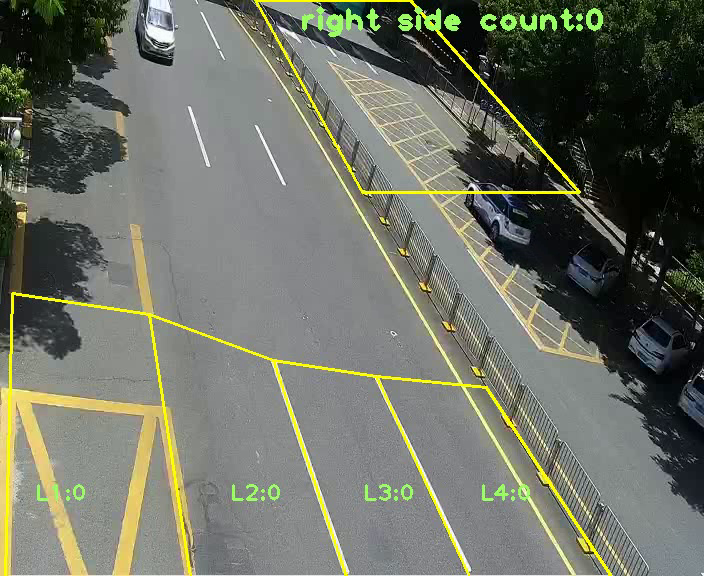
#> input picture frame 6 of save.avi, 704 x 576 px, given in place of saved.avi, which was not available
$ python main.py
#> lines starting #> are read from the running program, lines starting #| are printed output that depends on the picture; after the words box and inside, x2 and y2 are one past the last pixel; in counts of white or black regions, pixels touching at a corner belong together; pictures that were not available may be replaced by others from this repository, and a replacement may not be noted
### pers_warpper.py
import cv2
import numpy as np

def warp_frame_img(img, M, warpped_size):
    # warpping perspective
    processed = cv2.warpPerspective(img, M, warpped_size)
    return processed

# [11 lines left out: function warp_point, not called in this run]

### foreground.py
import cv2
import numpy as np


MIN_CONTOUR_WIDTH = 50
MIN_CONTOUR_HEIGHT = 50
SHADOW_THRED = 240

def get_object_to_track(frame, fgbg, kernel):
    #====================== get and filter foreground mask ================
    fgmask = fgbg.apply(frame)
    #==================================================================
    # Fill any small holes
    closing = cv2.morphologyEx(fgmask, cv2.MORPH_CLOSE, kernel)
    # Remove noise
    opening = cv2.morphologyEx(closing, cv2.MORPH_OPEN, kernel)
    # Dilate to merge adjacent blobs
    dilation = cv2.dilate(opening, kernel, iterations = 2)
    # threshold (remove grey shadows)
    dilation[dilation < SHADOW_THRED] = 0
    #=====================================================
    # min object size
    # Find the contours of any vehicles in the frame(dilation)
    contours = cv2.findContours(dilation, cv2.RETR_EXTERNAL, cv2.CHAIN_APPROX_SIMPLE)[0]
    # list for taking qualified centroids
    matches = []
    # for every contour getted, get their centroids
    for contour in contours:
        # kill small contours:
        (x, y, w, h) = cv2.boundingRect(contour)
        contour_valid = (w >= MIN_CONTOUR_WIDTH) and (h >= MIN_CONTOUR_HEIGHT)
        # if too small, go to next loop step
        if not contour_valid:
            continue
        # get qualified contour's centroid
        centroid = [[x + w/2, y + h/2]]
        matches.append(centroid)
    points_to_track = np.asarray(matches, dtype=np.float32)
    return dilation, points_to_track

### vehicle_counter.py
import math
import cv2
import numpy as np
from dividing_line import indetector, get_points_dis, get_dividing_line
from pers_warpper import warp_point

# ============================================================================

CAR_COLOURS = [ (0,0,255), (0,106,255), (0,216,255), (0,255,182), (0,255,76)
    , (144,255,0), (255,255,0), (255,148,0), (255,0,178), (220,0,255) ]

# ============================================================================
# class for each vehicle
class Vehicle(object):
    # [8 lines left out: function __init__, not called in this run]

    # func for recording new position and update last seen frame
    def add_position(self, new_position):
        self.positions.append(new_position)
        self.frames_since_seen = 0

    # func for warp position point:
    def warp_position(self, M):
        self.warpped_positions.append(warp_point(self.positions[-1],M))

    # func for calculate vehicle speed
    # [32 lines left out: functions get_step_speed, draw, not called in this run]


# ============================================================================
# class for counting the vehicles
class VehicleCounter(object):
    def __init__(self, shape, detector):
        self.height, self.width = shape # frame size
        self.detector = detector  # virtual loop position ((x1,y1),(x4,y4))
        self.vehicles = []
        self.next_vehicle_id = 0
        self.max_unseen_frames = 7 # when vehicle's frames_since_seen exceed this threshold, remove that vehicle
        self.r_vehicle_count = 0
        self.l1_vehicle_count = 0
        self.l2_vehicle_count = 0
        self.l3_vehicle_count = 0
        self.l4_vehicle_count = 0

    # if func has no 'self' argument, must @staticmethod, otherwise there will be something wrong with argument number
    # [21 lines left out: functions update_single_vehicle, update_all_vehicles, not called in this run]

    def update_count(self):
        # Count any uncounted vehicles that have past the detector
        for vehicle in self.vehicles:
            # judge direction:
            if vehicle.direction == "right":
                if not vehicle.counted and indetector(self.detector[-1], vehicle.positions[-1]):
                    self.r_vehicle_count += 1
                    vehicle.counted = True
            if vehicle.direction == "left":
                if not vehicle.counted:
                    if indetector(self.detector[0], vehicle.positions[-1]):
                        self.l1_vehicle_count += 1
                        vehicle.counted = True
                    elif indetector(self.detector[1], vehicle.positions[-1]):
                        self.l2_vehicle_count += 1
                        vehicle.counted = True
                    elif indetector(self.detector[2], vehicle.positions[-1]):
                        self.l3_vehicle_count += 1
                        vehicle.counted = True
                    elif indetector(self.detector[3], vehicle.positions[-1]):
                        self.l4_vehicle_count += 1
                        vehicle.counted = True

    # [36 lines left out: functions draw_all_vehicles, find_if_a_new_vehicle, creat_a_new_vehicle, not called in this run]
# ============================================================================

### dividing_line.py
import cv2
import numpy as np
import math
from shapely.geometry import Point
from shapely.geometry.polygon import Polygon

def indetector(detector, point):
    polygon = Polygon(detector)
    return polygon.contains(Point(point))

def get_dividing_line(p1, p2):
    #dividing line equition:
    k = (p1[1]-p2[1])/(p1[0]-p2[0])
    b = p1[1] - p1[0]*k
    return k, b

def draw_lane_lines(frame, lane_detector_list, counter):
    # show detectors
    for detector in lane_detector_list:
        cv2.polylines(frame, [np.int32(detector)], True, (0,255,255), 2)
    # show counter text
    cv2.putText(frame, "L1:{}".format(counter.l1_vehicle_count), (35, 500), cv2.FONT_HERSHEY_PLAIN, 1.5, (100, 255, 155), 2)
    cv2.putText(frame, "L2:{}".format(counter.l2_vehicle_count), (230, 500), cv2.FONT_HERSHEY_PLAIN, 1.5, (100, 255, 155), 2)
    cv2.putText(frame, "L3:{}".format(counter.l3_vehicle_count), (363, 500), cv2.FONT_HERSHEY_PLAIN, 1.5, (100, 255, 155), 2)
    cv2.putText(frame, "L4:{}".format(counter.l4_vehicle_count), (480, 500), cv2.FONT_HERSHEY_PLAIN, 1.5, (100, 255, 155), 2)
    cv2.putText(frame, "right side count:{}".format(counter.r_vehicle_count), (300, 30), cv2.FONT_HERSHEY_PLAIN, 2, (100, 255, 155), 3)

def get_points_dis(point1, point2):
    return math.sqrt((point1[0]-point2[0])**2 + (point1[1]-point2[1])**2)

### main.py
import cv2
import numpy as np
import math
from foreground import get_object_to_track
from vehicle_counter import Vehicle, VehicleCounter
from dividing_line import get_dividing_line, draw_lane_lines, get_points_dis
from pers_warpper import warp_frame_img
from datetime import datetime

VIDEO = "saved.avi"

cap = cv2.VideoCapture(VIDEO)

# # for video writing
# fourcc = cv2.VideoWriter_fourcc(*'XVID')
# out = cv2.VideoWriter('save.avi',fourcc,30.0,(704,576))

# init lines
# right rectangle detector:
RIGHT_DETECTOR = [ (255,0), (410,0), (579,192), (362,192) ]
# left rectangle detectors:
# detector1:
LD1 = [ (12,293), (149,314), (190, 576), (5, 576) ]
# detector2:
LD2 = [ (149,314), (273,360), (346,576), (190,576) ]
# detector3:
LD3 = [ (273,360), (376,376), (469,576), (346,576) ]
# detector4:
LD4 = [ (376,376), (486,387), (611,576), (469,576) ]
# all detectors, be aware of order:
LANE_DETECTORS = [ LD1, LD2, LD3, LD4, RIGHT_DETECTOR ]

# get perspective tansformation matrix
ORIGINAL_POINTS = np.float32([(0,200), (458,283), (651,576), (0,510)])
DESTINATION_POINTS = np.float32([(0,0), (600,0), (600,400), (0,400)])
M = cv2.getPerspectiveTransform(ORIGINAL_POINTS, DESTINATION_POINTS)
M_PER_PIXLE = 4.56/260


def main_loop():
    # foreground utils
    fgbg = cv2.createBackgroundSubtractorMOG2(history=500, detectShadows=True) # filter model detec gery shadows for removing
    # filter kernel for denoising:
    kernel = cv2.getStructuringElement(cv2.MORPH_ELLIPSE, (2, 2))
    # init previous frame:
    ret, previous_frame = cap.read()
#> previous_frame is the input picture: shape (576, 704, 3); mean B, G, R 100.2, 112.7, 109.4
    # convert to gray:
    previous_frame = cv2.cvtColor(previous_frame, cv2.COLOR_BGR2GRAY)
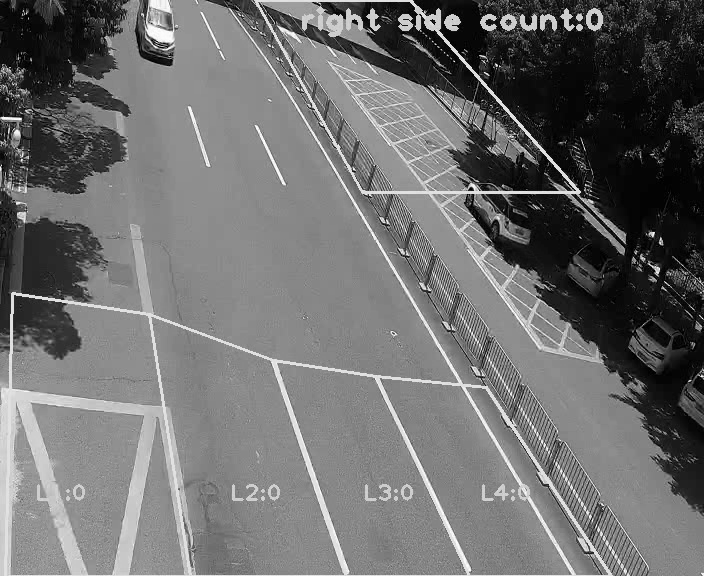
#> previous_frame: shape (576, 704); min 0, max 255, mean 110.3
    # Parameters for lucas kanade optical flow
    lk_params = dict( winSize  = (15,15),
                    maxLevel = 2,
                    criteria = (cv2.TERM_CRITERIA_EPS | cv2.TERM_CRITERIA_COUNT, 10, 0.03) )
    frameID = 0
    # list for storing new and old points:
    calculated_points = []
    previous_obj_points = []
    slope, b = get_dividing_line((255,0),(651,576))
    count = 0
    # vehicle counter obj
    counter = None
    now_time = datetime.now()
    # main loop:
    while True:
        if frameID > 0:
            previous_time = now_time
            now_time = datetime.now()
            time_since_last_frame = (now_time - previous_time).total_seconds()
        ret, frame = cap.read()
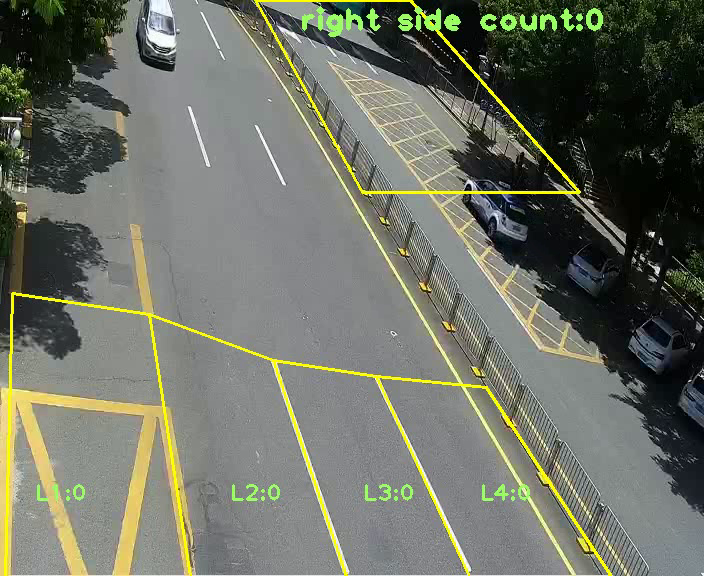
#> input picture frame 7 of save.avi, 704 x 576 px, given in place of saved.avi, which was not available
#> frame is the input picture: shape (576, 704, 3); mean B, G, R 100.2, 112.7, 109.4
        if not ret:
            break
        # get warpped frame
        warpped_frame = warp_frame_img(frame, M, (600,400))
#> in warp_frame_img, `processed = cv2.warpPerspective(img, M, warpped_size)`:
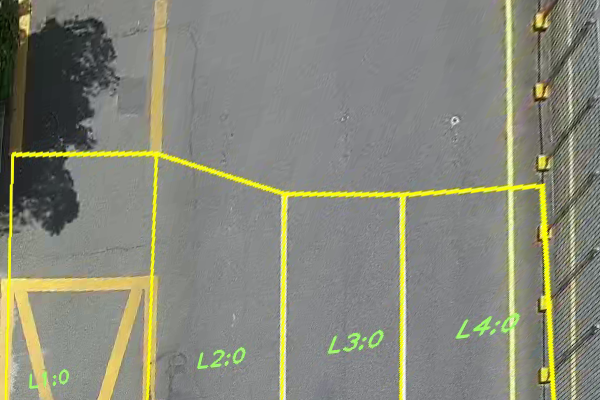
#> processed: shape (400, 600, 3); mean B, G, R 121.5, 135.3, 134.2
        # copy original frame
        original_frame = frame.copy()
        # convert to gray for LK flow calculating
        gray_frame = cv2.cvtColor(frame, cv2.COLOR_BGR2GRAY)
        # creat VehicleCounter class object counter at first frame
        if counter is None:
            # We do this here, so that we can initialize with actual frame size
            counter = VehicleCounter(original_frame.shape[:2], LANE_DETECTORS)
        # ==========================================================================================
        # only do LK flow when there is points in the last frame
        if len(previous_obj_points) > 0:
            # LK calculated_points and previous_obj_points are co-responding for each vehicle
            calculated_points, st, err = cv2.calcOpticalFlowPyrLK(previous_frame, gray_frame, previous_obj_points, None, **lk_params)
        if len(counter.vehicles) > 0:
            # update all vehicles:
            counter.update_all_vehicles(calculated_points, M, M_PER_PIXLE, time_since_last_frame)
            # draw:
            counter.draw_all_vehicles(original_frame, warpped_frame)
        # get fg objects
        fg, frame_objects = get_object_to_track(frame, fgbg, kernel)
#> in get_object_to_track, `fgmask = fgbg.apply(frame)`:
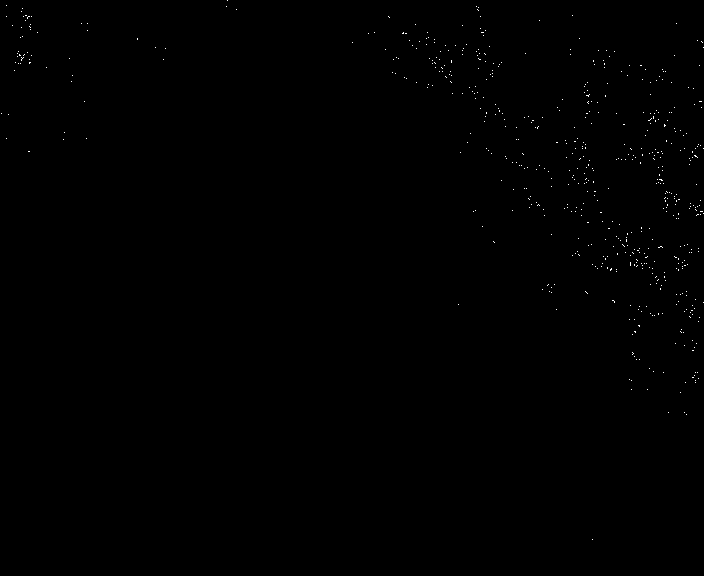
#> fgmask: shape (576, 704); values 127 (black) and 255 (white), 0.18% white in thin lines or dots
#> in get_object_to_track, `closing = cv2.morphologyEx(fgmask, cv2.MORPH_CLOSE, kernel)`:
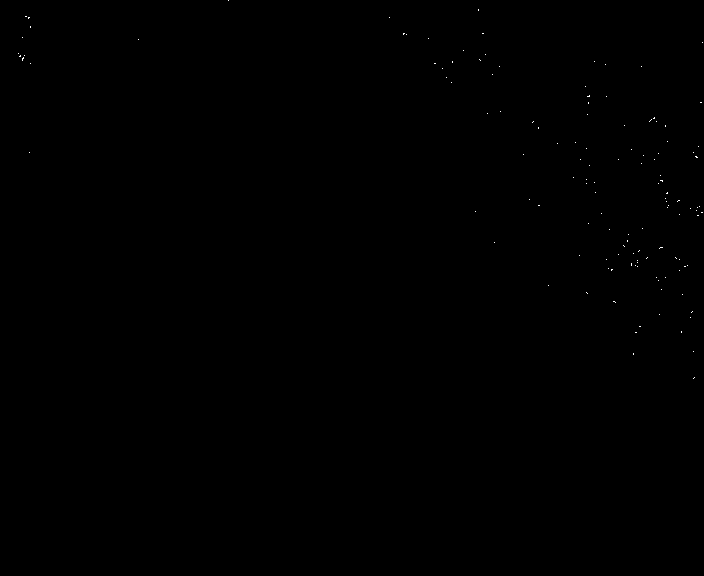
#> closing: shape (576, 704); values 127 (black) and 255 (white), 0.05% white in thin lines or dots, all inside (x1, y1, x2, y2) = (18, 0, 703, 379)
#> in get_object_to_track, `contours = cv2.findContours(dilation, cv2.RETR_EXTERNAL, cv2.CHAIN_APP..`: contours = 4 contours, all with area under 20
#> the loop in get_object_to_track, `for contour in contours:` made 4 passes
#> (contour, x, y, w, h) on passes 1 to 3: ([[667, 193], [667, 196], [670, 193]], 667, 193, 4, 4), ([[654, 118], [654, 121], [657, 118]], 654, 118, 4, 4), ([[589, 96], [589, 99], [592, 96]], 589, 96, 4, 4)
#> after the loop in get_object_to_track, `for contour in contours:`: matches = []
#> in get_object_to_track, `points_to_track = np.asarray(matches, dtype=np.float32)`: points_to_track = empty array
#> frame_objects = empty array
        # check if there are new vehicles come out:
        if len(frame_objects) > 0:
            for obj in frame_objects:
                flag = counter.find_if_a_new_vehicle(obj, calculated_points)
                if flag == 'yes':
                    counter.creat_a_new_vehicle(obj, slope, b, M)
        # update count
        counter.update_count()
        # show detectors and counts
        draw_lane_lines(original_frame, LANE_DETECTORS, counter)
#> in draw_lane_lines, `cv2.putText(frame, "right side count:{}".format(counter.r_vehicle_coun..`:
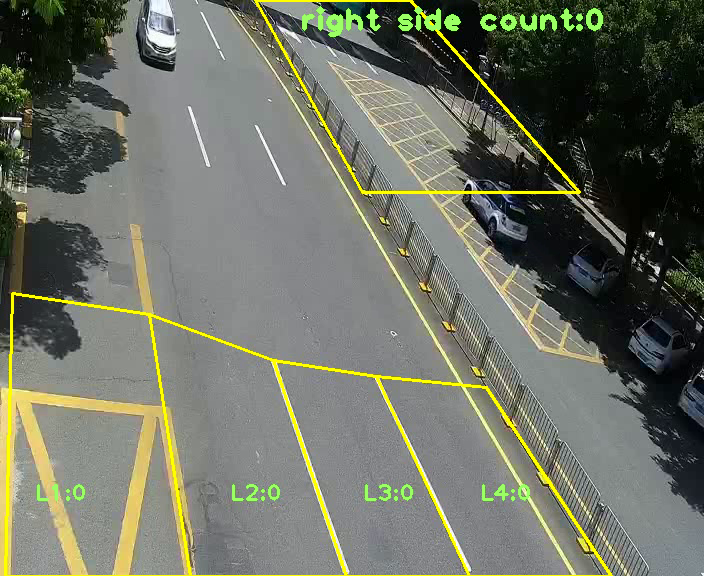
#> frame: shape (576, 704, 3); mean B, G, R 99.1, 113, 109.6
        # update 'previous frame' and 'previous points' for next frame
        previous_obj_points = frame_objects
#> previous_obj_points = empty array
        previous_frame = gray_frame
        cv2.imshow('fg', fg)
        cv2.imshow('frame', original_frame)
        cv2.imshow('warpped', warpped_frame)
        # out.write(original_frame)
        frameID += 1
        k = cv2.waitKey(100) & 0xff
#> (key Esc is pressed here)
        if k == 27:
            cap.release()
            cv2.destroyAllWindows()
            break

if __name__ == "__main__":
    main_loop()

$ run again, starting later in the video
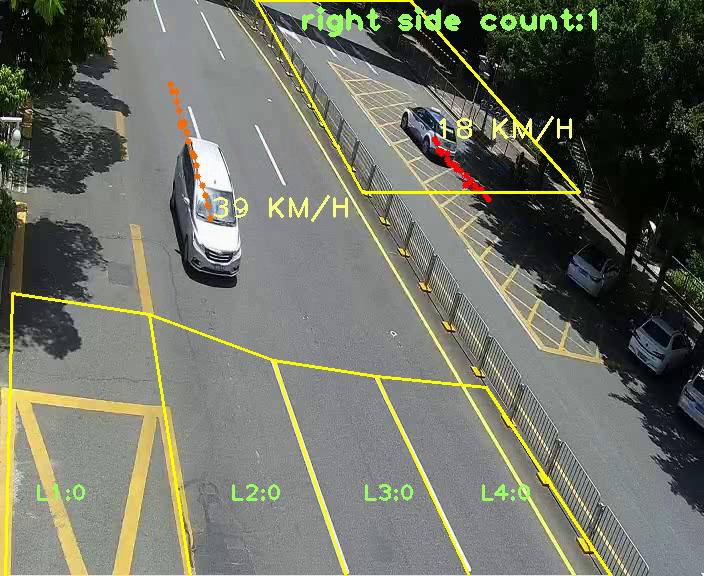
#> input picture frame 31 of save.avi, 704 x 576 px, given in place of saved.avi, which was not available
#> in main_loop, previous_frame is the input picture: shape (576, 704, 3); mean B, G, R 99.6, 112.6, 109.9
#> previous_frame: shape (576, 704)
#> in get_object_to_track, `fgmask = fgbg.apply(frame)`:
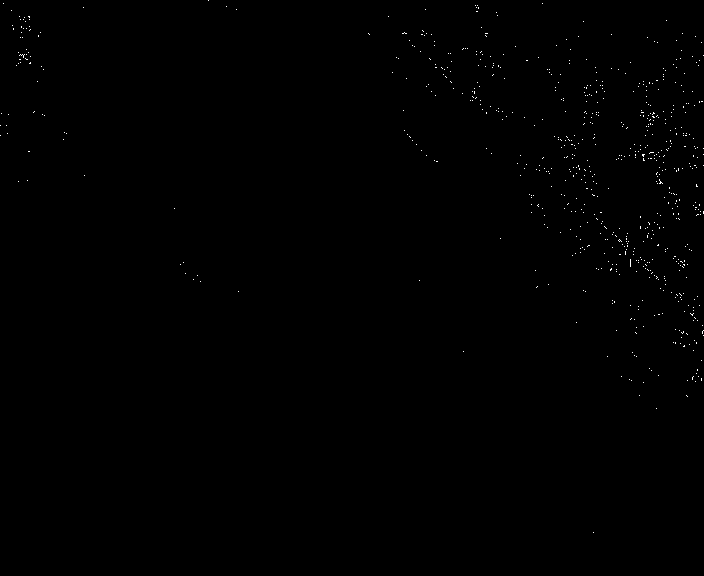
#> fgmask: shape (576, 704); values 127 (black) and 255 (white), 0.23% white in thin lines or dots
#> closing: shape (576, 704); values 127 (black) and 255 (white), 0.06% white in thin lines or dots, all inside (x1, y1, x2, y2) = (0, 0, 704, 397)
#> opening: shape (576, 704); values 127 (black) and 255 (white), 0.01% white in thin lines or dots, all inside (x1, y1, x2, y2) = (620, 114, 695, 335)
#> contours = 9 contours, all with area under 20
#> the loop in get_object_to_track, `for contour in contours:` made 9 passes
#> (contour, x, y, w, h) on passes 1 to 6: ([[683, 333], [683, 336], [686, 333]], 683, 333, 4, 4), ([[693, 315], [693, 318], [696, 315]], 693, 315, 4, 4), ([[684, 266], [684, 270], [687, 267], [687, 266]], 684, 266, 4, 5), ([[620, 241], [620, 244], [623, 241]], 620, 241, 4, 4), ([[661, 183], [661, 186], [664, 183]], 661, 183, 4, 4), ([[679, 170], [678, 171], [678, 174], [682, 170]], 678, 170, 5, 5)
#> after the loop in get_object_to_track, `for contour in contours:`: matches = []
#> points_to_track = empty array
#> in draw_lane_lines, `cv2.putText(frame, "right side count:{}".format(counter.r_vehicle_coun..`:
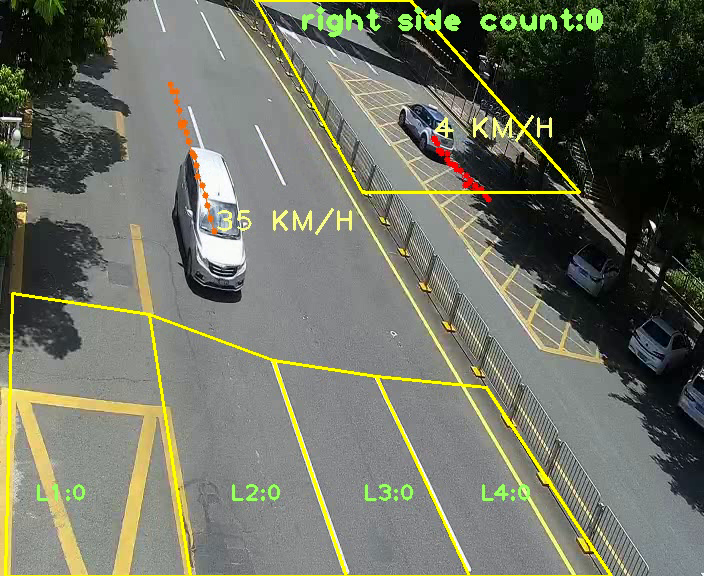
#> frame: shape (576, 704, 3); mean B, G, R 98.6, 112.9, 110.1
